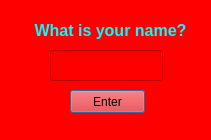
<?xml version="1.0" encoding="UTF-8"?>
<ui version="4.0">
 <class>Name</class>
 <widget class="QDialog" name="Name">
  <property name="geometry">
   <rect>
    <x>0</x>
    <y>0</y>
    <width>211</width>
    <height>140</height>
   </rect>
  </property>
  <property name="windowTitle">
   <string>Dialog</string>
  </property>
  <property name="styleSheet">
   <string notr="true">background-color: rgb(255, 0, 0);</string>
  </property>
  <widget class="QLineEdit" name="lineEdit">
   <property name="geometry">
    <rect>
     <x>50</x>
     <y>50</y>
     <width>113</width>
     <height>31</height>
    </rect>
   </property>
   <property name="font">
    <font>
     <pointsize>14</pointsize>
    </font>
   </property>
  </widget>
  <widget class="QLabel" name="label">
   <property name="geometry">
    <rect>
     <x>30</x>
     <y>20</y>
     <width>161</width>
     <height>20</height>
    </rect>
   </property>
   <property name="palette">
    <palette>
     <active>
      <colorrole role="WindowText">
       <brush brushstyle="SolidPattern">
        <color alpha="255">
         <red>0</red>
         <green>255</green>
         <blue>255</blue>
        </color>
       </brush>
      </colorrole>
      <colorrole role="Button">
       <brush brushstyle="SolidPattern">
        <color alpha="255">
         <red>255</red>
         <green>0</green>
         <blue>0</blue>
        </color>
       </brush>
      </colorrole>
      <colorrole role="ButtonText">
       <brush brushstyle="SolidPattern">
        <color alpha="255">
         <red>0</red>
         <green>255</green>
         <blue>0</blue>
        </color>
       </brush>
      </colorrole>
      <colorrole role="Base">
       <brush brushstyle="SolidPattern">
        <color alpha="255">
         <red>255</red>
         <green>0</green>
         <blue>0</blue>
        </color>
       </brush>
      </colorrole>
      <colorrole role="Window">
       <brush brushstyle="SolidPattern">
        <color alpha="255">
         <red>255</red>
         <green>0</green>
         <blue>0</blue>
        </color>
       </brush>
      </colorrole>
     </active>
     <inactive>
      <colorrole role="WindowText">
       <brush brushstyle="SolidPattern">
        <color alpha="255">
         <red>0</red>
         <green>255</green>
         <blue>255</blue>
        </color>
       </brush>
      </colorrole>
      <colorrole role="Button">
       <brush brushstyle="SolidPattern">
        <color alpha="255">
         <red>255</red>
         <green>0</green>
         <blue>0</blue>
        </color>
       </brush>
      </colorrole>
      <colorrole role="ButtonText">
       <brush brushstyle="SolidPattern">
        <color alpha="255">
         <red>0</red>
         <green>255</green>
         <blue>0</blue>
        </color>
       </brush>
      </colorrole>
      <colorrole role="Base">
       <brush brushstyle="SolidPattern">
        <color alpha="255">
         <red>255</red>
         <green>0</green>
         <blue>0</blue>
        </color>
       </brush>
      </colorrole>
      <colorrole role="Window">
       <brush brushstyle="SolidPattern">
        <color alpha="255">
         <red>255</red>
         <green>0</green>
         <blue>0</blue>
        </color>
       </brush>
      </colorrole>
     </inactive>
     <disabled>
      <colorrole role="WindowText">
       <brush brushstyle="SolidPattern">
        <color alpha="255">
         <red>120</red>
         <green>120</green>
         <blue>120</blue>
        </color>
       </brush>
      </colorrole>
      <colorrole role="Button">
       <brush brushstyle="SolidPattern">
        <color alpha="255">
         <red>255</red>
         <green>0</green>
         <blue>0</blue>
        </color>
       </brush>
      </colorrole>
      <colorrole role="ButtonText">
       <brush brushstyle="SolidPattern">
        <color alpha="255">
         <red>120</red>
         <green>120</green>
         <blue>120</blue>
        </color>
       </brush>
      </colorrole>
      <colorrole role="Base">
       <brush brushstyle="SolidPattern">
        <color alpha="255">
         <red>255</red>
         <green>0</green>
         <blue>0</blue>
        </color>
       </brush>
      </colorrole>
      <colorrole role="Window">
       <brush brushstyle="SolidPattern">
        <color alpha="255">
         <red>255</red>
         <green>0</green>
         <blue>0</blue>
        </color>
       </brush>
      </colorrole>
     </disabled>
    </palette>
   </property>
   <property name="font">
    <font>
     <pointsize>12</pointsize>
     <weight>75</weight>
     <bold>true</bold>
    </font>
   </property>
   <property name="text">
    <string>What is your name?</string>
   </property>
   <property name="alignment">
    <set>Qt::AlignCenter</set>
   </property>
  </widget>
  <widget class="QPushButton" name="pushButton">
   <property name="geometry">
    <rect>
     <x>70</x>
     <y>90</y>
     <width>75</width>
     <height>23</height>
    </rect>
   </property>
   <property name="text">
    <string>Enter</string>
   </property>
  </widget>
 </widget>
 <resources/>
 <connections/>
</ui>
